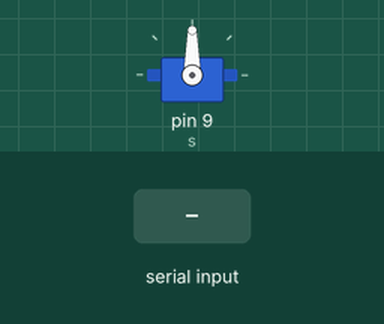
Bench run of a sketch on a simulated Arduino Uno, built with avr-gcc and run on an emulated ATmega328P. On the bench: servo. The test bench sets the inputs (shaded band). What the sketch prints to the serial monitor is not drawn.

Above: at 2.0 s.
2.1 s: "G90\n" received over Serial
At 2.6 s:
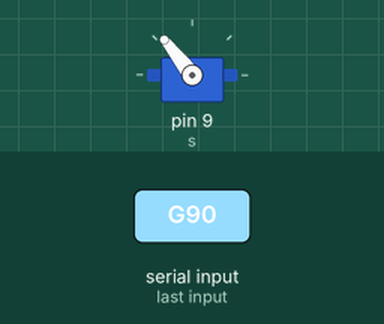
At 4.89 s:
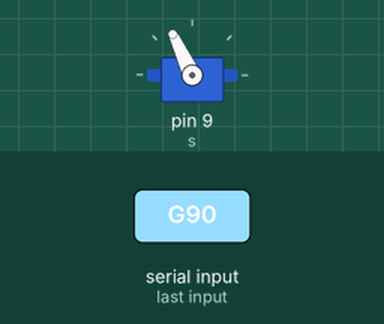
Timing chart, 0 to 8.4 s (numbered marks = the images above; inputs shaded):
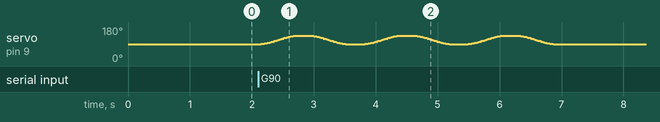

The sketch:

butterfly_v2.ino
```cpp
// ---------------------------------------------------------------------------------------------
// Project : Kinetic Butterfly Dome (hemisphere with flapping butterflies, single servo)
// Author  : Yuwen Wang
// Credits : Written with the help of Claude (Anthropic, AI assistant), Nov 2026; reviewed,
//           tested and adjusted by the author. Uses the standard Arduino "Servo" library
//           (https://docs.arduino.cc/libraries/servo/).
// ---------------------------------------------------------------------------------------------
// Butterfly dome v2 - one servo + line spool, all wings flap together.
// Wiring: servo orange -> D9, red -> 5V, brown -> GND.
//
// Works on its own (flaps every few seconds) and also listens to the computer (hand_v2.py):
//   'G'        -> flap FLAPS_PER_GESTURE times
//   'A<0-100>' -> wings follow your hand: 0 = open (flat), 100 = closed   e.g. "A50\n"
//   'Z'        -> open and stay

#include <Servo.h>

// ---------------- settings ----------------
const int  REST_DEG   = 90;     // servo angle with wings flat (tie the lines at this angle)
const int  FLAP_DEG   = 45;     // how far to turn to close the wings (45 = full close)
const int  DIR        = +1;     // if the wings do not close (lines unwind), change to -1
const int  FLAP_MS    = 700;    // time to close (and again to open); bigger = slower, softer
const int  FLAPS_PER_GESTURE = 3;
const bool AUTO_PLAY  = true;   // flap by itself when nothing comes from the computer
const unsigned long AUTO_EVERY_MS = 6000;
// ------------------------------------------

Servo s;
float cur = REST_DEG;
unsigned long lastCmd = 0, lastAuto = 0;

void moveTo(float target, int ms) {           // smooth, eased move
  float a0 = cur; const int steps = 60;
  for (int i = 1; i <= steps; i++) {
    float t = (float)i / steps, e = 0.5 - 0.5 * cos(PI * t);
    cur = a0 + (target - a0) * e;
    s.write((int)(cur + 0.5));
    delay(ms / steps);
  }
}
float closedAngle(float frac) { return REST_DEG + DIR * FLAP_DEG * frac; }   // frac 0..1

void flap(int n) {
  for (int i = 0; i < n; i++) { moveTo(closedAngle(1), FLAP_MS); delay(120); moveTo(REST_DEG, FLAP_MS); delay(200); }
}

void setup() {
  Serial.begin(115200);
  s.attach(9);
  s.write(REST_DEG); cur = REST_DEG;
  delay(800);
  Serial.println("READY");
}

void loop() {
  if (Serial.available()) {
    char c = Serial.read(); lastCmd = millis();
    if (c == 'G') { flap(FLAPS_PER_GESTURE); while (Serial.available()) Serial.read(); Serial.println("DONE"); }
    else if (c == 'A') { int v = Serial.parseInt(); v = constrain(v, 0, 100); moveTo(closedAngle(v / 100.0), 120); }
    else if (c == 'Z') { moveTo(REST_DEG, FLAP_MS); }
  }
  if (AUTO_PLAY && millis() - lastCmd > 10000 && millis() - lastAuto > AUTO_EVERY_MS) {
    flap(2); lastAuto = millis();
  }
}
```
